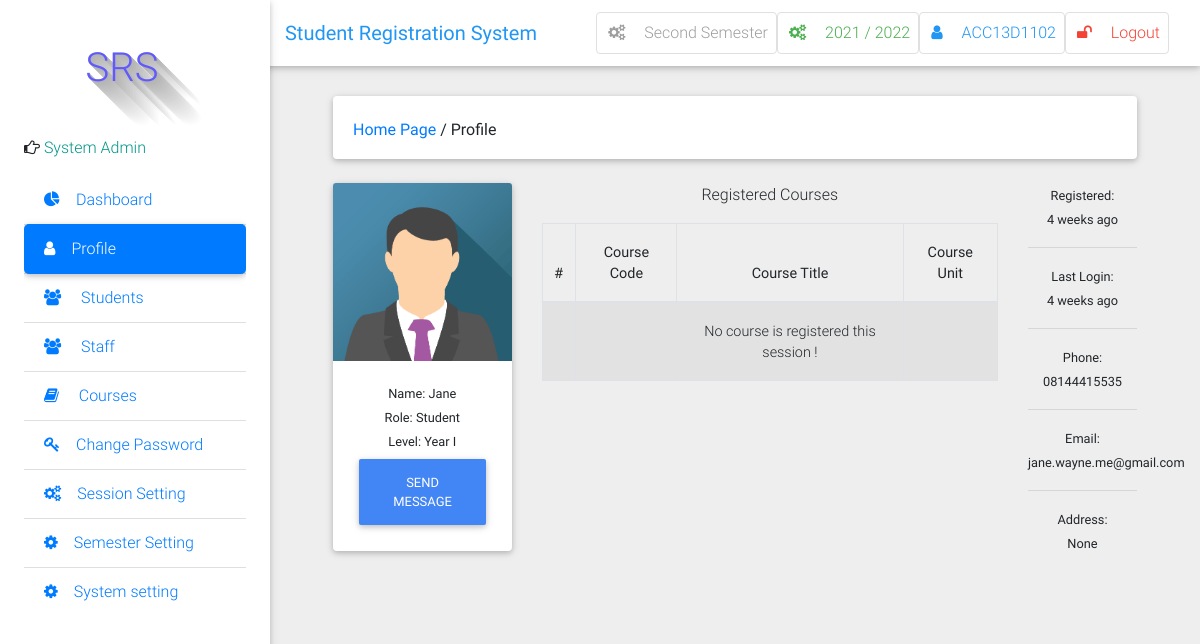
The page /profile/view/2/ (signed in) on the database its author committed.
### result/models.py (models this page shows, shortened)
class Semester(models.Model):
    semester = models.CharField(max_length=10, choices=SEMESTER, blank=True)
    is_current_semester = models.BooleanField(default=False, blank=True, null=True)
    session = models.ForeignKey(Session, on_delete=models.CASCADE, blank=True, null=True)
    next_semester_begins = models.DateField(null=True, blank=True)
    def __str__(self):
        return self.semester

class Session(models.Model):
    session = models.CharField(max_length=200, unique=True)
    is_current_session = models.BooleanField(default=False, blank=True, null=True)
    next_session_begins = models.DateField(blank=True, null=True)
    def __str__(self):
        return self.session

class User(AbstractUser):
    is_student = models.BooleanField(default=False)
    is_lecturer = models.BooleanField(default=False)
    phone = models.CharField(max_length=60, blank=True, null=True)
    address = models.CharField(max_length=60, blank=True, null=True)
    picture = models.ImageField(upload_to="pictures/", blank=True, null=True)
    email = models.EmailField(blank=True, null=True)
    username_validator = ASCIIUsernameValidator()
    def get_picture(self):
        no_picture = settings.STATIC_URL + 'img/img_avatar.png'
        try:
            return self.picture.url
        except:
            return no_picture
    def get_full_name(self):
        full_name = self.username
        if self.first_name and self.last_name:
            full_name = self.first_name + " " + self.last_name
        return full_name

class Student(models.Model):
	user = models.OneToOneField(User, on_delete=models.CASCADE)
	id_number = models.CharField(max_length=20, unique=True)
	level = models.CharField(choices=LEVEL, max_length=10)

### result/views.py (the view)
# urls.py: path('profile/view/<int:id>/', views.user_profile, name='user_profile'),
@login_required
def user_profile(request, id):
    if request.user.id == id:
        return redirect("/profile/")
    current_semester = Semester.objects.get(is_current_semester=True)
    user = User.objects.get(pk=id)
    if user.is_lecturer:
        courses = Course.objects.filter(allocated_course__lecturer__pk=id).filter(semester=current_semester)
        context = {
            "user": user,
            "courses": courses,
            }
        return render(request, 'account/user_profile.html', context)
    elif user.is_student:
        level = Student.objects.get(user__pk=id)
        courses = TakenCourse.objects.filter(student__user__id=id, course__level=level.level)
        context = {
            "user_type": "student",
            'courses': courses,
            'level': level,
            'user':user,
        }
        return render(request, 'account/user_profile.html', context)
    else:
        context = {
            "user": user,
            "user_type": "superuser"
            }
        return render(request, 'account/user_profile.html', context)

### result/context_processors.py (called while the page is built)
def session_processor(request):
    current_session = Session.objects.get(is_current_session=True)
    return {"current_session": current_session}

def semester_processor(request):
    current_semester = Semester.objects.get(is_current_semester=True)
    return {"current_semester": current_semester}

### result/templates/account/user_profile.html (shortened to what this page needs)
{% extends 'base.html' %}
{% load static %}
{% load humanize %}
{% block side_bar %}
    {% include 'partial_active_element.html' with active='Profile' %}
{% endblock side_bar %}
{% block content %}
 <div class="container-fluid mt-5">
<div class="card mb-4 wow fadeIn">
    <div class="card-body d-sm-flex justify-content-between">
	    <h6 class="mb-2 mb-sm-0 pt-1">
    	<a href="/">Home Page</a>
        	<span>/</span>
            	<span>Profile</span>
        </h6>
    </div>
</div>
  <div class="row">
    <div class="col-md-3">
<div class="card">
  <div class="view overlay">
    <img class="card-img-top" src="{{ user.get_picture }}" alt="{{ user.get_fullname }}'s Picture">
  </div>
{% if user.is_student %}
  <div class="card-body card-body-cascade text-center">
    <small class="card-title">Name: {{ user.first_name }}</small><br>
    <small class="card-title">Role: Student</small><br>
    <small class="card-title">Level: {{ level.level }}</small>
    <a href="#" class="btn btn-primary">Send Message</a>
  </div>
{% endif %}
</div>
    </div>
{% if user.is_student %}
    <div class="col-md-7 text-center">
      <p>Registered Courses</p>
  <div class="table-wrapper-scroll-y">
  <table class="table table-bordered table-striped">
  <thead>
    <tr>
      <th scope="col">#</th>
      <th scope="col">Course Code</th>
      <th scope="col">Course Title</th>
      <th scope="col">Course Unit</th>
    </tr>
  </thead>
  <tbody>
    {% for course in courses %}
    <tr>
      <th scope="row">{{ forloop.counter }}</th>
      <td>{{ course.course.courseCode }}</td>
      <td>{{ course.course.courseTitle }}</td>
      <td>{{ course.course.courseUnit }}</td>
    </tr>
    {% empty %}
    <tr>
    <td>{{ course.courseCode }}</td>
      <td></td>
      <td>No course is registered this session !</td>
      <td></td>
    </tr>
  {% endfor %}
  </tbody>
</table>
    </div>
  </div>
  {% endif %}
  <div class="col-md-2 text-center">
    <small> Registered:<br><date>{{ user.date_joined|naturaltime }}</date></small><hr />
    <small> Last Login:<br><date>
    {% if user.last_login == None %}
          Never
    {% else %}
      {{ user.last_login|naturaltime }}
    {% endif %}</date></small><hr />
    <small> Phone:<br><date>{% if user.phone %}{{ user.phone }}{% endif %}</date></small><hr />
    <small> Email:<br><date>{{ user.email }}</date></small><hr />
    <small> Address:<br><date>{{ user.address }}</date></small>
  </div>
</div>
{% endblock %}

### result/templates/base.html (shortened to what this page needs)
{% load static %}
<!DOCTYPE html>
<html lang="en">
  <head>
    <link
      rel="stylesheet"
      href="https://maxcdn.bootstrapcdn.com/font-awesome/4.7.0/css/font-awesome.min.css"
    />
    <link href="{% static 'css/bootstrap.min.css' %}" rel="stylesheet" />
    <link href="{% static 'css/mdb.min.css' %}" rel="stylesheet" />
    <link href="{% static 'css/style.css' %}" rel="stylesheet" />
  </head>
  <body class="grey lighten-3">
    <header>
      <nav
        class="navbar fixed-top navbar-expand-lg navbar-light white scrolling-navbar"
      >
        <div class="container-fluid">
          <a class="navbar-brand waves-effect" href="/">
            <strong class="blue-text">Student Registration System </strong>
          </a>
          <div class="collapse navbar-collapse" id="navbarSupportedContent">
            <ul class="navbar-nav nav-flex-icons">
              <li class="nav-item">
                <a
                  href="{% if request.user.is_superuser %}{% url 'manage_semester' %}{% else %}#{% endif %}"
                  class="nav-link border border-light grey-text rounded waves-effect"
                >
                  <i class="fa fa-cogs mr-3"></i>{{ current_semester }} Semester
                </a>
              </li>
              <li class="nav-item">
                <a
                  href="{% if request.user.is_superuser %}{% url 'manage_session' %}{% else %}#{% endif %}"
                  class="nav-link border border-light green-text rounded waves-effect"
                >
                  <i class="fa fa-cogs mr-3"></i>{{ current_session }}
                </a>
              </li>
              <li class="nav-item">
                <a
                  href="{% url 'profile' %}"
                  class="nav-link border border-light rounded waves-effect blue-text"
                >
                  <i class="fa fa-user mr-3"></i>{{ user|capfirst }}
                </a>
              </li>
              <li class="nav-item">
                <a
                  href="/accounts/logout/"
                  class="nav-link border border-light rounded waves-effect red-text"
                >
                  <i class="fa fa-unlock mr-3"></i>Logout
                </a>
              </li>
            </ul>
          </div>
        </div>
      </nav>
      <div class="sidebar-fixed position-fixed">
        <p style="margin-left: 30px" id="icon" class="logo">SRS</p>
        {% if request.user.is_lecturer %}
        <p>
          <i class="fa fa-hand-o-right" aria-hidden="true"></i>
          <span class="teal-text text-center"> Course Lecturer</span>
        </p>
        {% elif request.user.is_student %}
        <p>
          <i class="fa fa-hand-o-right" aria-hidden="true"></i>
          <span class="teal-text text-center"> Student</span>
        </p>
        {% else %}
        <p>
          <i class="fa fa-hand-o-right" aria-hidden="true"></i>
          <span class="teal-text text-center"> System Admin</span>
        </p>
        {% endif %}
        <div class="dashboard">
          {% block side_bar %} {% include 'partial_active_element.html' with active='Dashboard' %} {% endblock side_bar %}
        </div>
      </div>
    </header>
    <main class="pt-5 mx-lg-5">{% block content%} {% endblock %}</main>
    <footer>
      <a
        href="https://seal.beyondsecurity.com/vulnerability-scanner-verification/admi.vginfotec.xyz"
        ><img
      /></a>
    </footer>
  </body>
</html>

### result/templates/partial_active_element.html (shortened to what this page needs)
<div class="list-group list-group-flush">
  <a
    href="/"
    class="list-group-item {% if active == 'Dashboard' %} active {% endif %} waves-effect"
  >
    <i class="fa fa-pie-chart mr-3" aria-hidden="true"></i>Dashboard</a
  >
  <a
    href="{% url 'profile' %}"
    class="list-group-item {% if active == 'Profile' %} active {% endif %} waves-effect"
  >
    <i class="fa fa-user mr-3" aria-hidden="true"></i>Profile</a
  >
  {% if request.user.is_superuser %}
  <a
    href="{% url 'student_list' %}"
    class="list-group-item {% if active == 'students' %} active {% endif %} waves-effect"
  >
    <i class="fa fa-users mr-3" aria-hidden="true"></i> Students</a
  >
  {% endif %}  {% if request.user.is_superuser %}
  <a
    href="{% url 'staff_list' %}"
    class="list-group-item {% if active == 'staff' %} active {% endif %} waves-effect"
  >
    <i class="fa fa-users mr-3" aria-hidden="true"></i> Staff</a
  >
  {% endif %}  {% if request.user.is_superuser %}
  <a
    href="{% url 'course_list' %}"
    class="list-group-item {% if active == 'course_list' %} active {% endif %} waves-effect"
  >
    <i class="fa fa-book mr-3" aria-hidden="true"></i> Courses</a
  >
  {% endif %}
  <a
    href="{% url 'change_password' %}"
    class="list-group-item {% if active == 'change_password' %} active {% endif %} waves-effect"
  >
    <i class="fa fa-key mr-3" aria-hidden="true"></i>Change Password</a
  >
  {% if request.user.is_superuser %}
  <a
    href="{% url 'manage_session' %}"
    class="list-group-item {% if active == 'manage_session' %} active {% endif %} waves-effect"
  >
    <i class="fa fa-cogs mr-3" aria-hidden="true"></i>Session Setting</a
  >
  {% endif %} {% if request.user.is_superuser %}
  <a
    href="{% url 'manage_semester' %}"
    class="list-group-item {% if active == 'manage_semester' %} active {% endif %} waves-effect"
  >
    <i class="fa fa-gear mr-3" aria-hidden="true"></i>Semester Setting</a
  >
  {% endif %}{% if request.user.is_superuser %}
  <a
    href="#"
    class="list-group-item {% if active == 'system_setting' %} active {% endif %} waves-effect"
  >
    <i class="fa fa-gear mr-3" aria-hidden="true"></i>System setting</a
  >
  {% endif %}
</div>

### result/static/css/style.css (style rules this page uses)
.sidebar-fixed { height: 100vh; width: 270px; -webkit-box-shadow: 0 2px 5px 0 rgba(0, 0, 0, 0.16), 0 2px 10px 0 rgba(0, 0, 0, 0.12); box-shadow: 0 2px 5px 0 rgba(0, 0, 0, 0.16), 0 2px 10px 0 rgba(0, 0, 0, 0.12); z-index: 1050; background-color: #fff; padding: 1.5rem; padding-top: 0; }
.sidebar-fixed .list-group .active { -webkit-box-shadow: 0 2px 5px 0 rgba(0, 0, 0, 0.16), 0 2px 10px 0 rgba(0, 0, 0, 0.12); box-shadow: 0 2px 5px 0 rgba(0, 0, 0, 0.16), 0 2px 10px 0 rgba(0, 0, 0, 0.12); -webkit-border-radius: 5px; border-radius: 5px; }
@media (min-width: 1200px) { .navbar, .page-footer, main { padding-left: 270px; } }
.logo { text-shadow: rgb(179, 179, 179) 0px 0px 0px, rgb(180, 180, 180) 1px 1px 0px, rgb(182, 182, 182) 2px 2px 0px, rgb(184, 184, 184) 3px 3px 0px, rgb(185, 185, 185) 4px 4px 0px, rgb(187, 187, 187) 5px 5px 0px, rgb(189, 189, 189) 6px 6px 0px, rgb(190, 190, 190) 7px 7px 0px, rgb(192, 192, 192) 8px 8px 0px, rgb(194, 194, 194) 9px 9px 0px, rgb(195, 195, 195) 10px 10px 0px, rgb(197, 197, 197) 11px 11px 0px, rgb(199, 199, 199) 12px 12px 0px, rgb(201, 201, 201) 13px 13px 0px, rgb(202, 202, 202) 14px 14px 0px, rgb(204, 204, 204) 15px 15px 0px, rgb(206, 206, 206) 16px 16px 0px, rgb(207, 207, 207) 17px 17px 0px, rgb(209, 209, 209) 18px 18px 0px, rgb(211, 211, 211) 19px 19px 0px, rgb(212, 212, 212) 20px 20px 0px, rgb(214, 214, 214) 21px 21px 0px, rgb(216, 216, 216) 22px 22px 0px, rgb(218, 218, 218) 23px 23px 0px, rgb(219, 219, 219) 24px 24px 0px, rgb(221, 221, 221) 25px 25px 0px, rgb(223, 223, 223) 26px 26px 0px, rgb(224, 224, 224) 27px 27px 0px, rgb(226, 226, 226) 28px 28px 0px, rgb(228, 228, 228) 29px 29px 0px, rgb(230, 230, 230) 30px 30px 0px, rgb(231, 231, 231) 31px 31px 0px, rgb(233, 233, 233) 32px 32px 0px, rgb(235, 235, 235) 33px 33px 0px, rgb(236, 236, 236) 34px 34px 0px, rgb(238, 238, 238) 35px 35px 0px, rgb(240, 240, 240) 36px 36px 0px, rgb(241, 241, 241) 37px 37px 0px, rgb(243, 243, 243) 38px 38px 0px, rgb(245, 245, 245) 39px 39px 0px, rgb(247, 247, 247) 40px 40px 0px, rgb(248, 248, 248) 41px 41px 0px, rgb(250, 250, 250) 42px 42px 0px, rgb(252, 252, 252) 43px 43px 0px, rgb(253, 253, 253) 44px 44px 0px; font-size: 40px; color: rgb(95, 89, 255); height: 120px; width: 136px; line-height: 136px; border-radius: ; text-align: center; background-color: rgb(255, 255, 255); }

### result/templates/base.html (style rules this page uses)
.dashboard { display: block; max-height: 500px; overflow-y: auto; -ms-overflow-style: -ms-autohiding-scrollbar; }

### result/templates/account/user_profile.html (style rules this page uses)
.table-wrapper-scroll-y { display: block; max-height: 350px; overflow-y: auto; -ms-overflow-style: -ms-autohiding-scrollbar; }

### rows shown on the page
Semester: semester "Second"
Session: session "2021 / 2022"
User: username "ACC13D1102", first_name "Jane", date_joined "4 weeks ago", last_login "4 weeks ago", phone "08144415535", email "jane.wayne.me@gmail.com", address "None"
Student: level "Year I"
